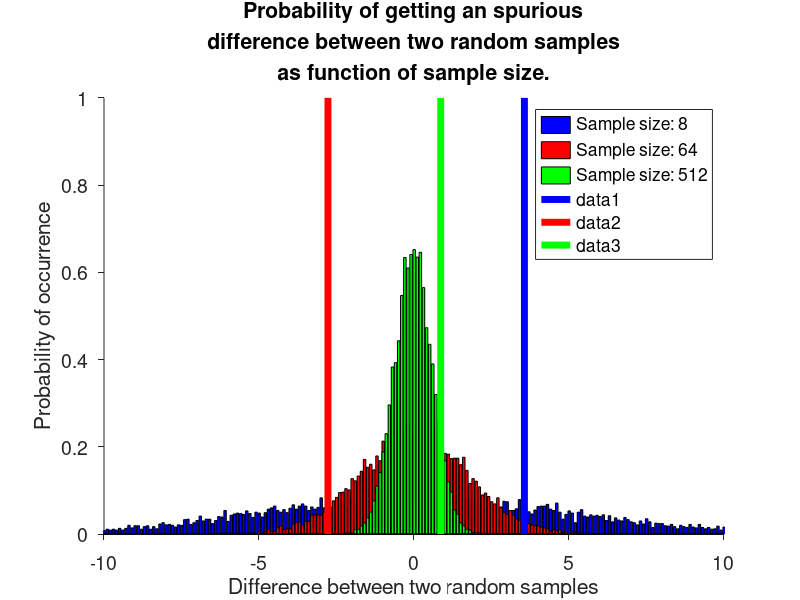

Source code (MATLAB): (Note: this script raises an error after producing the figure.)
%% 10 Hypotheses testing
% 
% This matlab tutorial is intended to complement lecture #2.  
%
% It will show how to:
%
% 1. Explore datasets with one variable and two conditions
% 2. Implement nonparametric alternatives to the t-test
% 3. Explore datasets with two variables and one condition
% 4. Compute the Pearson correlation coefficients
% 5. Establish the error of the estimate, using bootstrap.
% 6. Test hypotheses on the correlation between two variables, using
%    bootstrap.
% 7. Use Montecarlo Methdos to test hypotheses.
% 
%
% Copyright Franco Pestilli Indiana University Spring 2015 K310 
% 
% This tutorial is modified from a tutorial Franco Pestilli wrote for
% Class Psych 216A Spring 2012 Stanford University

%% 1. Exploring a complex dataset: one variable, two conditions
%
%  Motivation: 
%    Samples from a population will show variation in their means. So, when
%    drawing two samples from a single population, there is some chance
%    that the samples will have different means, even though the underlying
%    population is the same.
%
% Suppose two samples are drawn from the same distribution. There were always
% be some non-zero likelihood of obtaining a difference in the means of these
% samples, although no difference should actually be there.
%
% The following simulation shows that given a population and finite
% sample size there will always be some probability of getting a difference
% between two random samples.
%    
% Furthermore, we will show that the probability of getting large spurious
% differences increases as the sample size decreases.

% Generate a population with mean 0, and sd of 1
N = 10000;     % Choose the population size
mu = 0; % Mean fo the population
sd = 10;  % Standard deviation of the population
P  = mu + sd * randn(N,1); % Create the population, we use randn.m to sample from 
                           % a gaussian distrbution with mean mu and std sd

% Next, we will simulate three samples of different size drawn from
% the distribution P.
n = [8 64 512]; % We choose these three sample sizes.

for ii = 1:length(n)
 sa = [];sb = [];
 % We use randsample to draw samples of size n. Randsample.m is a useful
 % matlab function that accepts a vector (population) and draws samples out
 % of it. Samples can be of any size that is smaller the than population
 % size.
 sa = randsample(P,n(ii)); 
 sb = randsample(P,n(ii));
 
 % Now that we have two samples. We can compute the difference of the means
 % of these two samples. We call these samples 'empiricl' because we are
 % simulating a possible data set.
 d_empirical(ii) = mean(sa) - mean(sb);
end

% Because the three samples were drawn from the same distribution their
% differences should be 0. But with samples of small size some spurious
% difference can be observed due to chance error.
%
% Hereafter, we compute the probabilty of getting a spurious non-zero
% difference between three samples. We test how the size of the sample
% changes this probability. We will show that the smaller the sample size
% the higher the probabilty of a spurios non-zero difference. 

% We want to make a pretty plot of the results. So, we set up as structure
% of strings identifying the color to use for each distribution.
color = {'b','r','g','k'};
figure('name','Testing effects of samples size','color','w')
% We set hold to on will make sure the three plots will be plotted o the same
% axes
hold on

% Now we compute the distribution of differences between the means of two
% random samples. We compute this distribution for each sample size and
% plot the distributions one on top of eachother (with different color).
for jj = 1:length(n)
 % We drawn many pairs of two samples 
 % with our sample sizes: 8, 64 and 512
 sa = zeros(N,n(jj)); % zeros.m allows to preallocate memory
 sb = sa;
 for ii = 1:N
  sa(ii,:) = randsample(P,n(jj));
  sb(ii,:) = randsample(P,n(jj));
 end
 
 % We compute the distribution of differences between the means of sample
 % pairs. Note this is a vector operation, we subtract two vectors
 % element-wise.
 d(jj,:) = mean(sa,2) - mean(sb,2);

 % Let's compute the histogram of the distribution and trasform the
 % distribution into a probabilities.
 %
 % We choose the sampling spacing between the bins.
 binWidth = .1;
 % We make bins that cover the full range fo values in P and are sampled at
 % the resolution we decided using binWidth.
 bins = min(P):binWidth:max(P);
 
 % We now make a histogram of the distribution of these differences.
 % We scale the dstributions properly to transform into probabilites.
 [nn, xx] = hist(d(jj,:),bins);

 bar(xx,nn / (N * binWidth),color{jj});
end

% Here we do some formatting of the figure and axes. We set the max and min
% for the axis.
axis([-10 10 0 1]) 
% We set a descriptive title and labels. 
title(sprintf('Probability of getting an spurious\ndifference between two random samples\nas function of sample size.'),'fontsize',14)
ylabel('Probability of occurrence','fontsize',14)
xlabel('Difference between two random samples','fontsize',14)
% We add a legend to describe the data.
legend({'Sample size: 8','Sample size: 64', 'Sample size: 512'},'fontsize',14)
set(gca,'tickdir','out', 'box','off','fontsize',14)

% Notice that the blue distribution, the one generated by reampling with
% the smallest sample size (8) has the largest standard deviation. This
% means that with such small sample size there is a higher chance of
% observing a spurious difference. For example the probability of
% occurrence of a difference of nearly +/-0.5 should be around 0.1 (10%,
% blue bar). The probability oes down to less then 0.01 with a larger
% sample ize (65, red distribution). 

% Now lets take a look at where the original (d_empirical) differences we
% had simulated above lay in respect to each distribution.
% 
% We will plot a vertical line indicating the empirical difference. The
% height of the distributions of the matching color (i.e., metching sample
% size) at the location of the empirical difference (verticla colored line)
% is the probability that the empirical difference was otained by chance
% given that sample size.
for ii = 1:length(n)
 plot([d_empirical(ii), d_empirical(ii)],[0 1],'-','Color',color{ii},'LineWidth',5);
end

% Questions:
% If a scientific article were to report a *statistically* significant difference of 0.5 on this scale.
% How would you be able to tell whether their analyses and statistical tests were performed correctly?
% How could we relate this to a power analysis?

%% 2. Nonparametric alternatives to the t-test
%
% A t-test is a statistical method to establish the likelihood of the
% difference between the means of two samples drawn from an unknown
% distribution. The shape of this distribution is assumed to be gaussian.
%
% The null-hypothesis for this test is: The two sample come from the same
% distribution. 
%
% A t-test finds the probability that the two means were drawn from the
% same distribution. If that probability is small we can reject the null
% hypothesis and support the alternative hypothesis that the two samples
% did not come from the same distribution. 
%
% Here after we show how to use bootstrap to generate the equivalent of a
% t-test.

% We first generate the distribution for a population that is not gaussian.
%
% Generate the population using mixture of a Chi-Square distribution with 6
% degrees of freedom and a gaussin distribution centered at 0 and 1
% standard diviation. 
%
% Because this population is not Gaussian, a parametric t-test would not be
% appropriate.
N = 10000;     % population size
P = [random('chisquare',6,[N/2,1]);random('norm',0,1,[N/2,1])];

% We compute three descriptive statistics for the population, mean, median
% and standard deviation:
mu = mean(P);
me = median(P);
sd = std(P);

% Let's take a look at the population, we just generated.
% 
% We make a histogram of population and appreciate how well mean, median and
% standard deviation might describe the distribution.
figure('name','Mean, median and std for a non gaussian population','color','w')
hist(P,100);
hold on % keep the current axes on for plotting we will add more to this plot.
set(gca,'tickdir','out', 'box','off','fontsize',14)

% Here we use get.m to get the limits of the y-axis from the plot.
% We will use these values for the next plots.
y = get(gca,'yLim'); % y(2) is the maximum value on the y-axis.

% We now add mean (in red), median (green) and +/- 1 standard deviation
% around the mean.
plot([mu, mu],y*.99,'r-', 'lineWidth',2)
plot([me, me],y*.99,'g-', 'lineWidth',2)
plot([mu - sd,mu + sd],[y(2)*.5,y(2)*.5],'r-', 'lineWidth',2); % We plot the line up to the maximum on the y-axis
title('Simulated true distribution (Chisquare, 6 DOF + Gaussian)','fontsize',14)   % we add a title.

% Now let's set up a bootstrap test of the difference between the means of
% two samples that does not rely on the assumption that the popluation is
% gaussian. Our population is not.
%
% We simulate two empirical samples of size n and m drawn from our
% distribution.  As if we were to run two conditions of the same
% experiment.
%
% By drawing the two sampels from the same distribution we are effectively
% making the null hypothesis true.
% 
% We use randsample.m generate the samples.
n = 4; m = 8; 
sa = randsample(P,n);
sb = randsample(P,m);

% We compute the empirical difference between the means of the two samples.
d_empirical = mean(sa) - mean(sb);

% The first test we show is called a Randomization test (Test of the
% difference of means of two samples).
%
% So, we want to test the null hypothesis (H0) that the means of the two
% samples come from the same distribution.
%
% To do so we will first aggregate the two samples. Under the null
% hypothesis the two samples are interchanganble because they come from the
% same distribution.
sh0 = [sa; sb];

% We then resample them 10,000 times. Effectively building 10,000 new
% samples from the aggregated sample, sh0. 
N = 10000; % number of times we will resample
sa_rand = zeros(n,N);
sb_rand = zeros(m,N);
for ii = 1:N
 temp = Shuffle(sh0);
 sa_rand(:,ii) = temp(1:n);
 sb_rand(:,ii) = temp(n+1:end);
 
 %sa_rand(:,ii) = randsample(sh0,n);
 %sb_rand(:,ii) = randsample(sh0,m);
end

% We then compute the differences between the means of these resampled
% samples. Please notice this is a vector operation.
d = mean(sa_rand,1) - mean(sb_rand,1);

% Because our samples were drawn from the same distribution (i.e. the H0
% is true), this distribution is centered at 0. Let's take a look at it.
figure('name','Randomization test','color','w')
% Let's compute the histogram of the distribution and trasform the
% distribution into a probabilities.
%
% We choose the sampling spacing between the bins.
binWidth = .1;
% We make bins that cover the full range fo values in P and are sampled at
% the resolution we decided using binWidth.
bins = min(d):binWidth:max(d);

% We now make a histogram of the distribution of these differences.
% We scale the dstributions properly to transform into probabilites.
[nn, xx] = hist(d,bins);
bar(xx,nn / (N * binWidth),'k');

title('Distribution of the differences between the means of samples Sa and Sb','FontSize',14)
ylabel('Probability of occurrence','FontSize',14)
xlabel('Difference (sa - sb)','FontSize',14)
set(gca,'tickdir','out', 'box','off','FontSize',14)
hold on

% Here we use get.m to get the limits of the y-axis from the plot. We will
% use these values for the next plots.
y = get(gca,'yLim'); % y(2) is the maximum value on the y-axis.

% We can now show the empirical difference we simulated (d_empirical). The
% height of the distribution at the value of d_empirical is the probability
% that that difference comes from samples drawn from the same distribution.
plot([d_empirical,d_empirical],y*.99,'r-','lineWidth',2)

% We can obtain the probability of H0 being true by counting the number of
% randomly obtained values that are larger than the actual observed value
% and divide this by the total number of simulations that were run.
p = sum(abs(d) > abs(d_empirical))/N;
text(d_empirical,y(2)*.95,sprintf('H0 is true with %2.2f probability.',p),'FontSize',14)

% The second test we show is called a Bootstrap test (Test of the
% difference of mean of two samples).
%
% This example is identical to the previous one, with one importnt
% difference. During the bootstrap proces samples are generated 'with
% replacement.'
%
% This means that on each new draw there will be equal likelihood to sample
% any element of the aggregated sample.
% 
% We aggregate the two samples.
sh0 = [sa; sb];

% We resample them 10,000 times with replacement.
N = 10000;
sa_rand = zeros(n,N);
sb_rand = zeros(m,N);
for ii = 1:N
 sa_rand(:,ii) = randsample(sh0,n,true);
 sb_rand(:,ii) = randsample(sh0,m,true);
end

% Please notice that matlab allows us to use the same code for these two
% tests with a single difference we set the 'replace' option in
% randomsample.m to 'true.' (True is a logical variable that matlab
% recognizes as 1).

% Now we compute the differences between the means of these resampled
% samples.
d = median(sa_rand) - median(sb_rand);

% Because our samples were drawn from the same distribution (the H0 is
% true), this distribution is centered at 0.
figure('name','Bootstrap test of the difference between means','color','w');
% Let's compute the histogram of the distribution and trasform the
% distribution into a probabilities.
%
% We choose the sampling spacing between the bins.
binWidth = .1;
% We make bins that cover the full range fo values in P and are sampled at
% the resolution we decided using binWidth.
bins = min(d):binWidth:max(d);

% We now make a histogram of the distribution of these differences.
% We scale the dstributions properly to transform into probabilites.
[nn, xx] = hist(d,bins);
bar(xx,nn / (N * binWidth),'k');
title('Distribution of the differences between the means of samples sa and sb','FontSize',14)
ylabel('Probability of occurrence','FontSize',14)
xlabel('Difference (sa - sb)','FontSize',14)
set(gca,'tickdir','out', 'box','off','FontSize',14)
hold on

% Here we uset get.m to get the limits of the y-axis from the plot. We will
% use these values for the next plots.
y = get(gca,'yLim'); % y(2) is the maximum value on the y-axis.

% We can now show the empirical difference we simulated (d_empirical). The
% height of the distribution at the value of d_empirical is the
% probability that that difference comes from samples drawn from the same
% distribution. 
plot([d_empirical,d_empirical],y,'r-','lineWidth',2)

% We can obtain the probability of H0 being true by counting the number of
% randomly obtained values that are larger (and smaller) than the actual observed value
% and divide this by the total number of simulations that were run.
p = sum(abs(d) > abs(d_empirical))/N;

% Here we use the fucntion sprintf.m to generate a string containing the
% result of the text. sprintf.m and fprintf.m are very useful matlab
% functions tat allow to generate and display strings of text by taking
% matlab variables as inputs.
txt = sprintf('H0 is true with %2.2f probability.',p);

% The function text.m allows to add text to the current axis.
% We plot the text at 5% lower than the maximum value on the y-axis
text(d_empirical,y(2)*0.95,txt,'FontSize',14)

% The following lines show how to set up a parametric t-test using matlab.
% This is out of scope for the present tutorial. 
[h,pp] = ttest2(sa,sb);
txt2 = sprintf('\nH0 is true with %2.2f probability (parametric t-test)\n',pp);
text(d_empirical,y(2)*0.9,txt2,'FontSize',14)

%% 3. Exploring a more complex dataset: two variables, one condition
% Hereafter, we show an example of a slightly more complex data set.
%
% So suppose we have one condition and measure not just one quantity (which
% was the subject of Lecture 1) but measure two distinct quantities. For
% example, suppose we measure both the heights and weights of male adults.
% 
% What can we do with the data? 

% Let's generate two samples rapresenting two variables drawn from gaussian
% distributions. The two variables are correlated with eachother. 

n = 100; % This is the size of our samples
% We set a correaltion level between the two samples.
w = .8;  
% We generate the two samples.
s1 = randn(n,1);
s2 = w .* s1 + (1 - w).*randn(n,1);


%% 4. Correlation
%
% We can quantify how correlated two variables are by using the metric
% 'correlation.'
%
% Correlation values lie in the range ?1 to 1, where ?1 indicates a perfect
% negative linear relationship, 0 indicates no relationship, and 1
% indicates a perfect positive linear relationship. (Note that we
% arPearson's product-moment correlation, but there are other variants of
% correlation.) 
r = sum((s1 - mean(s1))/std(s1,1) .* (s2 - mean(s2)/std(s2,1)))/n;

% In words, we z-score each variable (subtract off the mean, divide by the
% standard deviation) and then compute the average product of the
% variables. 
%
% Technical note: in the above formula, std should be computed
% using a version of standard deviation where we normalize by n instead of
% n - 1. Tht is why we write std(v1,1) instea of simply std(v1).

% Here we show the results in a plot
figure('name','Simulated correlation plot','color','w')
% scatter.m is a ueful matlab function, in this case it would be equivalent
% to plot(s1,s2,'bo')
scatter(s1,s2); 
ylabel('Values in variable 2','FontSize',14)
xlabel('Values in variable 1','FontSize',14)
set(gca,'tickdir','out', 'box','off','FontSize',14)

% We display the simulted and computed correlations at 80% the max y-value.
y = get(gca,'yLim');
x = get(gca,'xLim');
text(x(1)+.15,y(2)*.8,sprintf('Correlations:\nSimulated %2.2f\nEstimated %2.2f',w,r),'FontSize',14)


%% 5. Error bars
% - How do we obtain error bars on the correlation observed in a set of
%   data?
% - How do we test whether the correlation observed in a set of data is
%   significantly different from zero? 
%
% Hereafter, we compute errorbars on the correlation coefficient using
% bootstrap.
%
% We compute N bootstrap (resampling with replacement) with the same size
% of the original samples. 
%
% We then compute the correlation coefficient with each sample.
N = 1000; % number of randomizations
r_dist = zeros(N,1);
for ii = 1:N
 % Notice that we resample index and we use the same indexes to address
 % both samples. otherwise we lose the correaltion value. 
 index = randsample(1:n,n,1);
 r_dist(ii)    = sum((s1(index) - mean(s1(index)))/std(s1(index),1) .* ...
                     (s2(index) - mean(s2(index))/std(s2(index),1)))/n;
end

% We copute the two-tailed 95% confidence intervals:
ci = prctile(r_dist,[2.5,97.5]);

% Now we plot the correlation we estimated with the the 95% confidence
% intervals.
figure('name','Correlation Confidence Intervals','color','w')
bar(r); % plot a bar to indiecate the etimated correlation
hold on
set(gca,'tickdir','out', 'box','off','FontSize',14)
plot([1 1],ci,'r-','lineWidth',3); % Plot the error on the estimate
title('Estimated correlation coefficient with error')
ylabel('Correlation s1, s2')
axis([0 2 0 1]); % set the limits to the current axis


%% 6. Test hypothesis
%
% Now we want to test the hypothesis that the correlation r, was not
% obtained by chance. We want to find the probability for the null
% hypothesis to be true.
%
% If the null hypothesis were true, we would be able to shuffle the
% order of each variable and obtain datasets that are equivalent to the
% original dataset. So, to obtain a p-value, we shuffle each variable,
% calculate a correlation value for each shuffled sample. We repeat this
% process a large number of times and count the number of times that
% randomly obtained correlation values are more extreme than the actual
% observed correlation value.

% We build a bootstrap distribution of samples under the null hypothess
% that s1 and s2 were not correlated.
N = 1000; % number of randomizations
r_dist = zeros(N,1);
s1_rnd = zeros(size(s1)); s2_rnd = s1_rnd;
for ii = 1:N
 % Notice the difference here. We resample s1 and s2 indepedently. This is
 % because uner the null hypothesis the two ampels have no correlation.
 s1_rnd = randsample(s1,n,1);
 s2_rnd = randsample(s2,n,1);
 r_dist(ii)    = sum((s1_rnd - mean(s1_rnd))/std(s1_rnd,1) .* ...
                     (s2_rnd - mean(s2_rnd)/std(s2_rnd,1)))/n;
end

% We show the distribution of correlations obtaned by chance given the two
% samples.
figure('name','Test for Correlation (bootstrap)','color','w');
% Let's compute the histogram of the distribution and trasform the
% distribution into a probabilities.
%
% We choose the sampling spacing between the bins.
binWidth = .01;
% We make bins that cover the full range fo values in P and are sampled at
% the resolution we decided using binWidth.
bins = min(r_dist):binWidth:max(r_dist);

% We now make a histogram of the distribution of these differences.
% We scale the dstributions properly to transform into probabilites.
[nn, xx] = hist(r_dist,bins);
bar(xx,nn / (N * binWidth),'k');
title('Distribution of correlations between s1 and s2','FontSize',14)
ylabel('Probability of occurrence','FontSize',14)
xlabel('Pearson correlation coefficient','FontSize',14)
hold on
set(gca,'tickdir','out', 'box','off','FontSize',14)
y = get(gca,'yLim');

% Next we can show the empirical correlation (r). The height of the
% distribution at the value of d_empirical is the probability that that
% difference comes from samples drawn from the same distribution.
plot([r,r],y*.99,'r-','lineWidth',2)

% We can obtain the probability of H0 being true by counting the number of
% randomly obtained correlation coefficient values that are larger than the
% actual observed value and divide this by the total number of simulations
% that were run. Because value can be larger or smaller than the mean we
% coupute the absolute value of the ditribution and r values.
p = sum(abs(r) < abs(r_dist))/N;
text(0,y(2)*.95,sprintf('H0 is true with %2.2f probability.',p),'FontSize',14)


%% 7. Monte Carlo Method.
%
% - While we are on the topic of p-values on correlation values, it is
% convenient to introduce here Monte Carlo methods. Monte Carlo methods are
% a very general class of methods that make use of randomly generated data
% to test various hypotheses. 
%
% Monte Carlo methods are a very general class of methods that make use of
% randomly generated data to test various hypotheses.
% 
% Imagine that we have obtained a correlation of r = 0.4 for a sample size
% of 10. We do not know the population or any other information.
%
% But we can assume that the true populations generating the two variables
% were normally distributed. We can then simulate a process in
% which we draw samples of size 10 from two independent Gaussian
% distributions and compute the correlation value observed in each sample.
% 
% Such (Monte Carlo) simulations reveal that it is actually quite likely to
% obtain a correlation of r = 0.4 for a sample size of 10, even when the
% underlying distributions are independent. Thus, we should not believe the
% claim.

% Empirical (measured) correlation. 
r_empirical = .4;

% We simulate two independent and normally distributed variables.
N = 10000; % We set the number of montecarlo simulations
n = 30;    % The sample size
s1_sim = randn(N,n); % siulated distribution of samples
s2_sim = randn(N,n); % simulated distribution of samples

% compute the correlation coefficient
for ii = 1:N
  % Note, here we are using matlab's corr.m to compute the pearon
  % correlation instead of computing it manually.
 r_dist(ii) = corr(s1_sim(ii,:)',s2_sim(ii,:)','type' ,   'Pearson' );
end

% We plot the distribution of correlation coefficients obtained this way.
figure('name','Test Correlation (Monte Carlo Method)','color','w');
% Let's compute the histogram of the distribution and trasform the
% distribution into a probabilities.
%
% We choose the sampling spacing between the bins.
binWidth = .01;
% We make bins that cover the full range fo values in P and are sampled at
% the resolution we decided using binWidth.
bins = min(r_dist):binWidth:max(r_dist);

% We now make a histogram of the distribution of these differences.
% We scale the dstributions properly to transform into probabilites.
[nn, xx] = hist(r_dist,bins);
bar(xx,nn / (N * binWidth),'k');
title('Distribution of the Montecarlo-simulated correlation coefficients','FontSize',14)
ylabel('Probability of occurrence','FontSize',14)
xlabel('Corr(s1,s2)','FontSize',14)
hold on
set(gca,'tickdir','out', 'box','off','FontSize',14)

% Get the limits of the y axis from the plot. We will use these for the
% next plots.
y = get(gca,'yLim');

% We can now show the empirical difference we simulated (d_empirical). The
% height of the distribution at the value of d_empirical is the probability
% that that difference comes from samples drawn from the same distribution.
plot([r_empirical,r_empirical],y*.99,'r-','lineWidth',2)

% We can obtain the probability of H0 being false by counting the number of
% randomly obtained correlation coefficient values that are larger than the
% empirical value and divide this by the total number of simulations that
% were run.  Because the value can be larger or smaller than the mean we
% coupute the absolute value of the ditribution and r values.
p = sum(abs(r_empirical) < abs(r_dist))/N;
text(-0.8,y(2)*.95,sprintf('H0 is false with %2.4f probability.',p),'FontSize',14)

